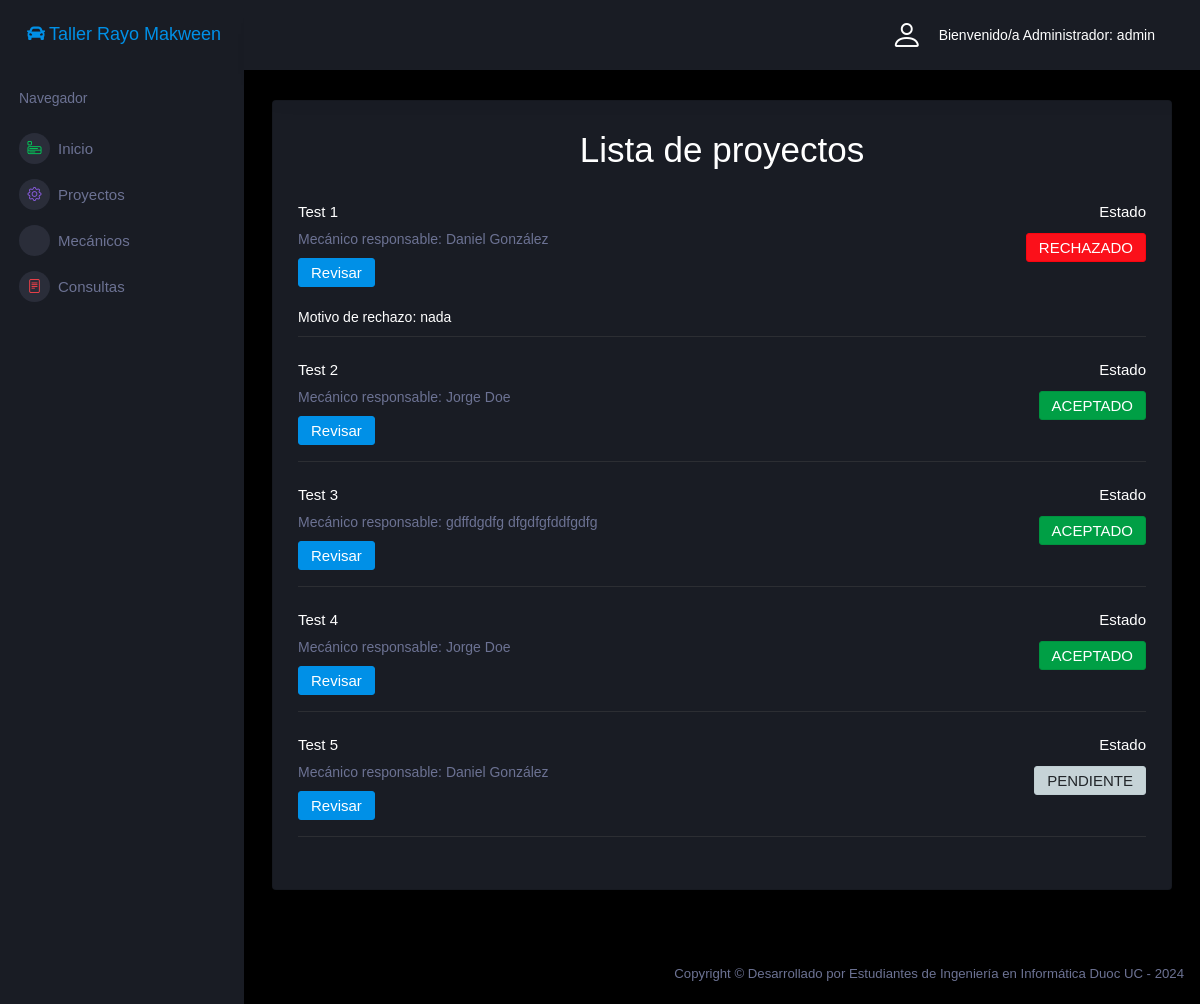
Screenshot of /mecanicos/trabajolistar/ (signed in) with the database file from the repository.
### core/models.py (models this page shows, shortened)
class Trabajo(models.Model):
    nombre_trabajo = models.CharField(max_length=50)
    diagnostico = models.CharField(max_length=200)
    fecha = models.DateTimeField(auto_now_add=True)
    mecanico = models.ForeignKey(Mecanico, on_delete=models.CASCADE)
    materiales = models.CharField(max_length=50)
    foto = models.ImageField(upload_to='imagenes/')
    servicio = models.ForeignKey(TipoServicio, on_delete=models.CASCADE)
    PENDIENTE= "P"
    RECHAZADO= "R"
    ACEPTADO= "A"
    estado_opciones = {
        PENDIENTE: "Pendiente",
        RECHAZADO: "Rechazado",
        ACEPTADO: "Aceptado",
    }
    estado_publicacion = models.CharField(max_length=1,choices=estado_opciones,default=PENDIENTE)
    comentario_admin = models.CharField(max_length=100, blank=True)

class Mecanico(models.Model):
    nombre_mecanico = models.CharField(max_length=50)
    apellido_mecanico = models.CharField(max_length=50)
    correo_mecanico = models.CharField(max_length=50)
    password_mecanico = models.CharField(max_length=50)
    cant_mantenciones_mec = models.IntegerField(default=0)
    def __str__(self):
        return self.nombre_mecanico + ' ' + self.apellido_mecanico

### core/views.py (the view)
# urls.py: path('mecanicos/trabajolistar/', trabajos, name="trabajolistar"),
@permission_required('core.view_trabajo')
def trabajos(request):
    trabajos = Trabajo.objects.all()
    aux = {
        'lista' : trabajos
    }
    return render(request, 'core/mecanicos/crud_proyecto/listar.html', aux)

### core/templates/core/mecanicos/crud_proyecto/listar.html (shortened to what this page needs)
{% extends 'core/mecanicos/base.html' %}
{% load static %}
{% block contenido %}
<h1 class="text-center mb-2">Lista de proyectos</h1>
<br>
{% for aux in lista %}
<div class="preview-item border-bottom">
    <div class="preview-item-content d-sm-flex flex-grow">
        <div class="flex-grow">
            <h6 class="preview-subject">{{ aux.nombre_trabajo }}</h6>
            <p class="text-muted mb-0">Mecánico responsable: {{ aux.mecanico }}</p>
            {% if user.is_staff %}
            <a href="{% url 'trabajoupdate' aux.id %}" class="mb-3 my-2 btn btn-primary">Revisar</a>
            {% endif %}
            {% if aux.estado_publicacion == 'R' %}
            <p class="mb-2 my-1">Motivo de rechazo: {{ aux.comentario_admin }}</p>
            {% endif %}
        </div>
        <div class="mr-auto text-sm-right pt-2 pt-sm-0">
            <h6 class="preview-subject">Estado</h6>
            {% if aux.estado_publicacion == 'P' %}
            <button type="button" class="btn btn-secondary active mb-3 my-1">PENDIENTE</button>
            {% elif aux.estado_publicacion == 'A' %}
            <button type="button" class="btn btn-success active mb-3 my-1">ACEPTADO</button>
            {% elif aux.estado_publicacion == 'R' %}
            <button type="button" class="btn btn-danger active mb-3 my-1">RECHAZADO</button>
            {% endif %}
        </div>
    </div>
</div>
<br>
{% endfor %}
{% endblock %}

### core/templates/core/mecanicos/base.html (shortened to what this page needs)
<!DOCTYPE html>
<html lang="en">
{% load static %}
<head>
    <link rel="stylesheet" href="{% static 'core/mecanicos/vendors/mdi/css/materialdesignicons.min.css' %}">
    <link rel="stylesheet" href="{% static 'core/mecanicos/vendors/css/vendor.bundle.base.css' %}">
    <link href="https://cdnjs.cloudflare.com/ajax/libs/font-awesome/5.10.0/css/all.min.css" rel="stylesheet">
    <link href="https://cdn.jsdelivr.net/npm/bootstrap-icons@1.4.1/font/bootstrap-icons.css" rel="stylesheet">
    <link rel="stylesheet" href="{% static 'core/mecanicos/vendors/jvectormap/jquery-jvectormap.css' %}">
    <link rel="stylesheet" href="{% static 'core/mecanicos/vendors/flag-icon-css/css/flag-icon.min.css' %}">
    <link rel="stylesheet" href="{% static 'core/mecanicos/vendors/owl-carousel-2/owl.carousel.min.css' %}">
    <link rel="stylesheet" href="{% static 'core/mecanicos/vendors/owl-carousel-2/owl.theme.default.min.css' %}">
    <link rel="stylesheet" href="{% static 'core/mecanicos/css/style.css' %}">
</head>
<body>
    <div class="container-scroller">
        <nav class="sidebar sidebar-offcanvas" id="sidebar">
            <div class="sidebar-brand-wrapper d-none d-lg-flex align-items-center justify-content-center fixed-top">
                <a href="{% url 'index' %}"><h4 class="m-0 text-primary"><i class="fa fa-car me-3 mx-1"></i>Taller Rayo Makween</h4></a>
            </div>
            <ul class="nav">
                <li class="nav-item nav-category">
                    <span class="nav-link">Navegador</span>
                </li>
                <li class="nav-item menu-items">
                    <a class="nav-link" href="{% url 'mecanicos' %}">
                        <span class="menu-icon">
                            <i class="bi bi-menu-app"></i>
                        </span>
                        <span class="menu-title">Inicio</span>
                    </a>
                </li>
                <li class="nav-item menu-items">
                    <a class="nav-link" data-toggle="collapse" href="#ui-basic" aria-expanded="false"
                        aria-controls="ui-basic">
                        <span class="menu-icon">
                            <i class="bi bi-gear"></i>
                        </span>
                        <span class="menu-title">Proyectos</span>
                        <i class="menu-arrow"></i>
                    </a>
                </li>
                <li class="nav-item menu-items">
                    <a class="nav-link" data-toggle="collapse" href="#mecanicos" aria-expanded="false" aria-controls="mecanicos">
                        <span class="menu-icon">
                            <i class="mdi mdi-contacts"></i>
                        </span>
                        <span class="menu-title">Mecánicos</span>
                        <i class="menu-arrow"></i>
                    </a>
                </li>
                <li class="nav-item menu-items">
                    <a class="nav-link" href="{% url 'listarconsultas' %}">
                        <span class="menu-icon">
                            <i class="bi bi-file-text"></i>
                        </span>
                        <span class="menu-title">Consultas</span>
                    </a>
                </li>
            </ul>
        </nav>
        <div class="container-fluid page-body-wrapper">
            <nav class="navbar p-0 fixed-top d-flex flex-row">
                <div class="navbar-menu-wrapper flex-grow d-flex align-items-stretch">
                    <ul class="navbar-nav navbar-nav-right">
                        <li class="nav-item dropdown">
                            <a class="nav-link" id="profileDropdown" href="#" data-toggle="dropdown">
                                <div class="navbar-profile">
                                    {% if user.is_staff %}
                                    <i class="bi bi-person" style="font-size: 2rem; color: white;"></i>
                                    <p class="mb-0 d-none d-sm-block navbar-profile-name">Bienvenido/a Administrador: {{ user.username }}</p>
                                    <i class="mdi mdi-menu-down d-none d-sm-block"></i>
                                    {% else %}
                                    <i class="bi bi-person" style="font-size: 2rem; color: white;"></i>
                                    <p class="mb-0 d-none d-sm-block navbar-profile-name">Bienvenido/a: {{ user.first_name }} {{ user.last_name }}</p>
                                    <i class="mdi mdi-menu-down d-none d-sm-block"></i>
                                    {% endif %}
                                </div>
                            </a>
                        </li>
                    </ul>
                </div>
            </nav>
            <div class="main-panel">
                <div class="content-wrapper">
                    <div class="row">
                        <div class="col-md-12 grid-margin stretch-card">
                            <div class="card">
                                <div class="card-body">
                                    {% block contenido %}
                                    {% endblock%}
                                </div>
                            </div>
                        </div>
                    </div>
                </div>
                <footer class="footer">
                    <div class="d-sm-flex justify-content-center justify-content-sm-between">
                        <span class="text-muted d-block text-center text-sm-left d-sm-inline-block">Copyright ©
                            Desarrollado por Estudiantes de Ingeniería en Informática Duoc UC - 2024</span>
                    </div>
                </footer>
            </div>
        </div>
    </div>
</body>
</html>

### rows the page displays
Trabajo: nombre_trabajo "Test 1", mecanico "Daniel González", comentario_admin "nada", estado_publicacion "RECHAZADO"
Trabajo: nombre_trabajo "Test 2", mecanico "Jorge Doe", estado_publicacion "ACEPTADO"
Trabajo: nombre_trabajo "Test 3", mecanico "gdffdgdfg dfgdfgfddfgdfg", estado_publicacion "ACEPTADO"
Trabajo: nombre_trabajo "Test 4", mecanico "Jorge Doe", estado_publicacion "ACEPTADO"
Trabajo: nombre_trabajo "Test 5", mecanico "Daniel González", estado_publicacion "PENDIENTE"

### other values shown
{{ user.username }} "admin"
